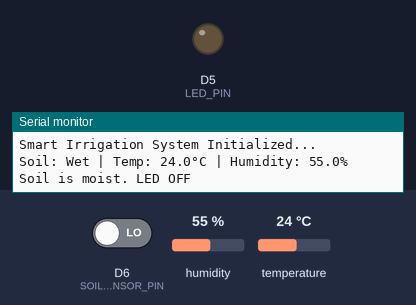
Simulated run of this sketch. Board: ESP8266 (NodeMCU). Parts: output pins drawn as LEDs (lit = HIGH), the last lines printed to the serial monitor. Inputs (shaded band) come from the test bench; at power-on: D6 (SOIL_SENSOR_PIN) LOW, humidity 55 %, temperature 24 °C.

Above: at 1.2 s.
1.3 s: D6 (SOIL_SENSOR_PIN) driven HIGH
At 5.7 s:
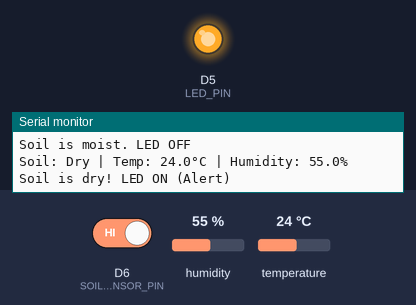
6.5 s: D6 (SOIL_SENSOR_PIN) driven LOW
At 11.2 s:
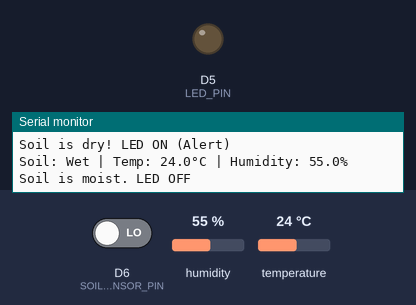
Timing chart, 0 to 12.7 s (numbered marks = the images above; inputs shaded):
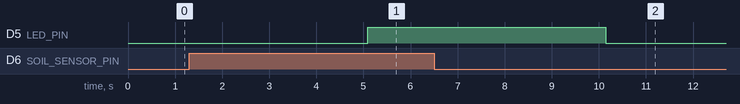

Measured:
- after the input at 1.3 s, D5 (LED_PIN): LOW → HIGH after 3.8 s
- after the input at 6.5 s, D5 (LED_PIN): HIGH → LOW after 3.6 s

The sketch:

_Smart_irrigation__2.ino
```cpp
#include <SimpleDHT.h>


const char msg_soil_dry[] PROGMEM = "Soil is dry! LED ON (Alert)";
const char msg_soil_wet[] PROGMEM = "Soil is moist. LED OFF";


#define DHT_PIN D4
#define DHT_TYPE 11
#define SOIL_SENSOR_PIN D6
#define LED_PIN D5


SimpleDHT11 dht11;


ICACHE_FLASH_ATTR float getTemperature() {
    byte temperature = 0;
    dht11.read(DHT_PIN, &temperature, NULL, NULL);
    return (float)temperature;
}


ICACHE_FLASH_ATTR float getHumidity() {
    byte humidity = 0;
    dht11.read(DHT_PIN, NULL, &humidity, NULL);
    return (float)humidity;
}

void setup() {
    Serial.begin(115200);


    pinMode(SOIL_SENSOR_PIN, INPUT);
    pinMode(LED_PIN, OUTPUT);
    digitalWrite(LED_PIN, LOW);

    Serial.println(F("Smart Irrigation System Initialized..."));
}

void loop() {

    int soilStatus = digitalRead(SOIL_SENSOR_PIN);
    float temperature = getTemperature();
    float humidity = getHumidity();


    Serial.printf("Soil: %s | Temp: %.1f°C | Humidity: %.1f%%\n",
                  (soilStatus == HIGH) ? "Dry" : "Wet",
                  temperature, humidity);


    if (soilStatus == HIGH) {
        Serial.println(FPSTR(msg_soil_dry));
        digitalWrite(LED_PIN, HIGH);
    } else {
        Serial.println(FPSTR(msg_soil_wet));
        digitalWrite(LED_PIN, LOW);
    }

    delay(5000);
}
```
